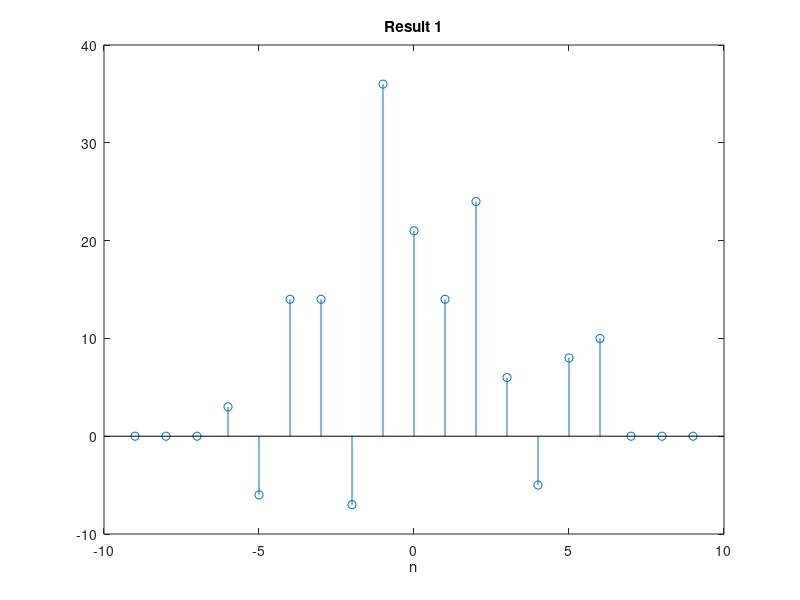
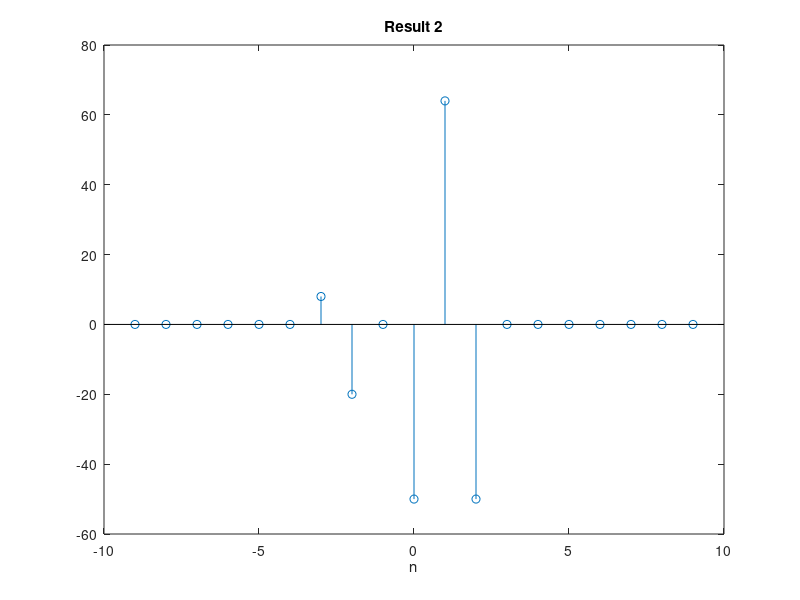
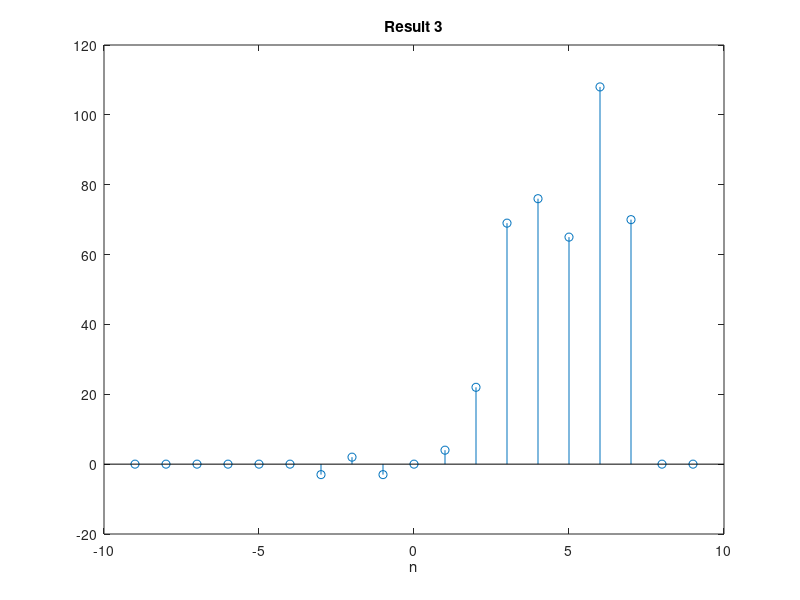

Write MATLAB code to recreate these figures, in order.
% Original signal
signal = [1, -2, 4, 6, -5, 8, 10]; % -5 is considered as the zero element
left_padding_value = 5; % Left padding value
right_padding_value = 7; % Right padding value

% Padding the original signal
padded_signal = [zeros(1, left_padding_value), signal, zeros(1, right_padding_value)];
padded_signal_index = (1:length(padded_signal)) - (left_padding_value + 5);

% i) Shifting left by 2 and right by 4
shifted_left_2 = [zeros(1, left_padding_value - 2), signal, zeros(1, right_padding_value + 2)];
shifted_right_4 = [zeros(1, left_padding_value + 4), signal, zeros(1, right_padding_value - 4)];
result_1 = 3 * shifted_left_2 + shifted_right_4 + 2 * padded_signal;

% Plotting result_1
figure;
stem(padded_signal_index, result_1);
title('Result 1');
xlabel('n');

% ii) Shifting left by 4 and right by 1, along with time reversal
shifted_left_4 = [zeros(1, left_padding_value - 4), signal, zeros(1, right_padding_value + 4)];
shifted_right_1 = [zeros(1, left_padding_value + 1), signal, zeros(1, right_padding_value - 1)];
time_reversed_signal = [zeros(1, left_padding_value + 2), fliplr(signal), zeros(1, right_padding_value - 2)];
time_reversed_shifted_right_2 = [zeros(1, left_padding_value + 4), fliplr(signal), zeros(1, right_padding_value - 4)];
result_2 = (shifted_left_4 .* shifted_right_1) + (time_reversed_shifted_right_2 .* padded_signal);

% Plotting result_2
figure;
stem(padded_signal_index, result_2);
title('Result 2');
xlabel('n');

% iii) Summation of shifted signals over different k values
result_3 = 0;
for k = 1:5
    signal_of_k = [zeros(1, left_padding_value + k), signal, zeros(1, right_padding_value - k)];
    result_3 = result_3 + padded_signal_index .* signal_of_k;
end

% Plotting result_3
figure;
stem(padded_signal_index, result_3);
title('Result 3');
xlabel('n');
